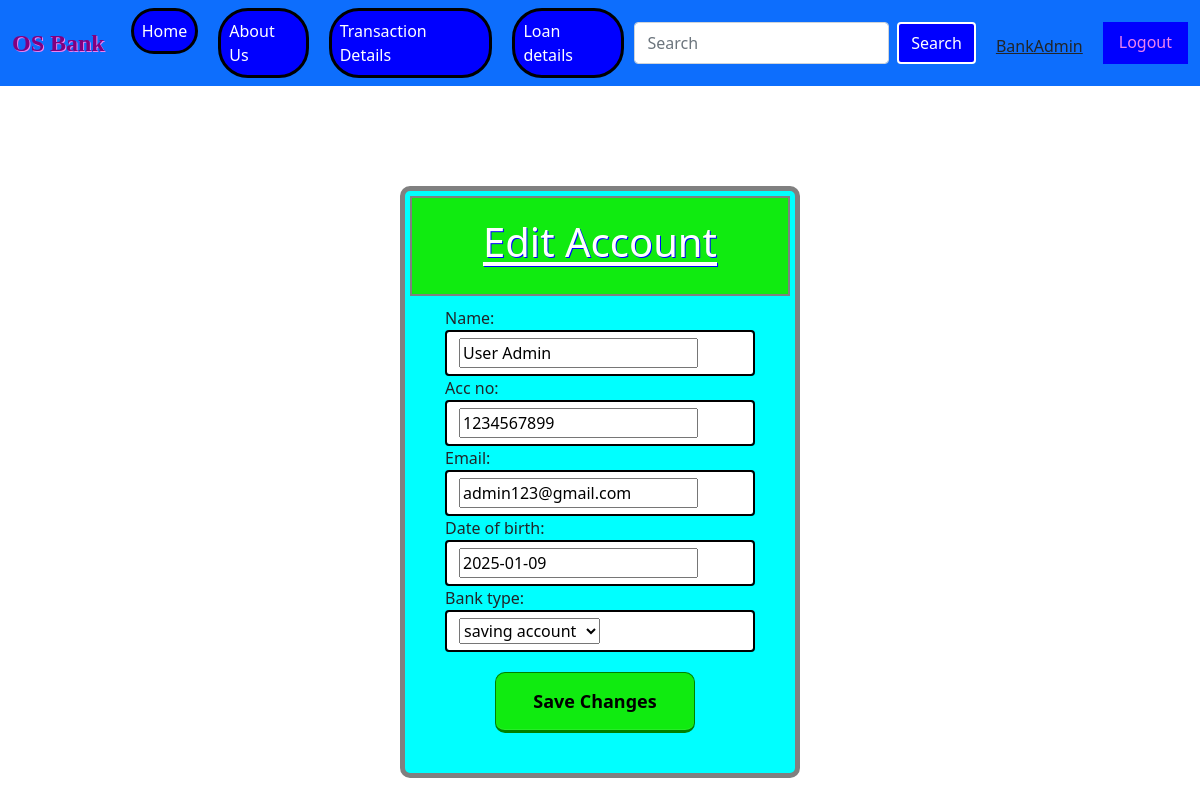
The app's page /Edit_Account (signed in) with its own data.
### bankapp/models.py (models this page shows)
class Bankupload(models.Model):
    user = models.OneToOneField(User, on_delete = models.CASCADE, null=True)
    name = models.CharField(max_length = 100)
    acc_no = models.CharField(max_length = 10, primary_key=True)
    email = models.EmailField(max_length = 254, null=True, blank=True)
    date_of_birth = models.DateField()
    amount = models.FloatField()
    bank_type = models.CharField(max_length = 15, choices = bank_type_choices)
    loan = models.FloatField(default = 0, null = True, blank = True)
    updated = models.DateTimeField(auto_now=True)
    created = models.DateTimeField(auto_now_add=True)

### bankapp/views.py (the view)
# urls.py: path('Edit_Account', edit_account, name = "Edit_Account"),
@login_required(login_url = 'login')
def edit_account(request):
    user = request.user
    account = Bankupload.objects.all().get(user=user)
    editForm = EditForm(instance = account)
    if request.method == 'POST':
        editForm = EditForm(request.POST, instance = account)
        if editForm.is_valid():
            editForm.save()
            return redirect('home')
    context = {'editForm': editForm}
    return render(request, 'EditAccount.html', context)

### bankapp/forms.py
class EditForm(forms.ModelForm):
    class Meta:
        model = Bankupload
        fields = ['name', 'acc_no', 'email', 'date_of_birth', 'bank_type']

### Templates/EditAccount.html (shortened to what this page needs)
{% extends 'main.html' %}
{% block body_block %}
{% load static %}
<form action="" method="post">
    <div class="form-group-lg">
        <div class="form-outline-lg">
            <h1 style="text-transform: capitalize;">Edit Account</h1>
        </div>
        {{editForm.name.label_tag}}
        <div class="form-control" style="border: 2px solid black;">{{editForm.name}}</div>
        {{editForm.acc_no.label_tag}}
        <div class="form-control" style="border: 2px solid black;">{{editForm.acc_no}}</div>
        {{editForm.email.label_tag}}
        <div class="form-control" style="border: 2px solid black;">{{editForm.email}}</div>
        {{editForm.date_of_birth.label_tag}}
        <div class="form-control" style="border: 2px solid black;">{{editForm.date_of_birth}}</div>
        {{editForm.bank_type.label_tag}}
        <div class="form-control" style="border: 2px solid black;">{{editForm.bank_type}}</div>
        <button type="submit" class="submit-button c-button" id="id_4">Save Changes</button>
    </div>
</form>
{% endblock %}

### Templates/main.html (shortened to what this page needs)
{% load static %}
<!DOCTYPE html>
<html lang="en">
<head>
    <link href="https://cdn.jsdelivr.net/npm/bootstrap@5.0.2/dist/css/bootstrap.min.css" rel="stylesheet">
</head>
<body>
    <nav class="navbar navbar-expand-lg navbar-light bg-primary">
        <div class="container-fluid">
          <a class="navbar-brand" id="id1" href="#">OS Bank</a>
          <div class="collapse navbar-collapse" id="navbarSupportedContent">
            <ul class="navbar-nav me-auto mb-2 mb-lg-0" id="nav-bar">
              <li class="nav-item">
                <a class="nav-link active" aria-current="page" href="{% url 'home' %}">Home</a>
              </li>
              <li class="nav-item">
                <a class="nav-link active" aria-current="page" href="{% url 'about' %}">About Us</a>
              </li>
              {% if user.is_authenticated %}
              <li class="nav-item">
                <a class="nav-link active" aria-current="page" href="{% url 'trans_details' %}">Transaction Details</a>
              </li>
              <li class="nav-item">
                <a class="nav-link active" aria-current="page" href="{% url 'loan_EMI' %}">Loan details</a>
              </li>
              {% endif %}
            </ul>
            <form class="d-flex">
              <input class="form-control me-2" type="search" placeholder="Search" aria-label="Search">
              <button class="btn btn-outline-success" type="submit" style="color: white; border: 2px solid; background-color: blue;">Search</button>
              {% if user.is_authenticated %}
              <h6 class="mb-6" style="text-decoration: underline; margin-left: 20px; margin-top: 15px;">{{user.username}}</h6>
              <a class="nav-link" id="id_1" href="{% url 'logout' %}">Logout</a>
              {% else %}
              <a class="nav-link" id="id_1" href="{% url 'login' %}">Login</a>
              {% endif %}
            </form>
          </div>
        </div>
      </nav>
      <div class="body">
        {% block body_block %}
        {% endblock %}
      </div>
</body>
</html>

### Templates/main.html (style rules this page uses)
#id1 { color: purple; font-size: x-large; font-family: serif; font-weight: bolder; text-shadow: 1px 1px violet; }
.submit-button { margin: 40px auto; padding: 20px 40px; color: black; background-color: grey; font-size: 18px; text-align: center; font-style: normal; border-radius: 10px; width: 100%; border: 5px solid green; border-width: 1px 1px 3px; box-shadow: 0 -1px 0 rgba(255,255,255,0.1) inset; margin-bottom: 10px; max-width: 200px; margin-left: 100px; font-weight: bolder; }
#id_1 { background-color: blue; color: violet; border: 20px auto; margin-left: 20px; cursor: pointer; }
.form-group-lg { max-width: 400px; margin: 100px auto; padding: 20px 40px; background: aqua; border-radius: 10px; border: 5px solid grey; text-underline-offset: 5px; }
.form-outline-lg { text-align: center; color: white; text-decoration: underline solid; text-shadow: 1px 1px blue; font-weight: bolder; border: 2px solid gray; background-color: rgb(16, 235, 16); margin-bottom: 10px; margin-left: -35px; margin-right: -35px; margin-top: -15px; padding-bottom: 20px; padding-top: 20px; }
.c-button { padding: 15px 15px 15px 15px; color: black; background-color: grey; font-size: 18px; text-align: center; font-style: normal; border-radius: 10px; width: 100%; border: 5px solid green; border-width: 1px 1px 3px; box-shadow: 0 -1px 0 rgba(255,255,255,0.1) inset; max-width: 200px; margin-top: 20px; margin-bottom: 20px; margin-left: 50px; font-weight: bolder; }
#id_4 { cursor: pointer; background-color: rgb(16, 235, 16); max-width: 200px; }
#nav-bar li a { border: 3px solid black; color: white; background-color: blue; margin-left: 10px; margin-right: 10px; border-radius: 30px; }

### records on screen
Bankupload: name "User Admin", acc_no "1234567899", email "admin123@gmail.com", date_of_birth "2025-01-09", bank_type "saving account"

### other values on screen
{{ user.username }} "BankAdmin"
{{ editForm.name.label_tag }} "Name:"
{{ editForm.acc_no.label_tag }} "Acc no:"
{{ editForm.email.label_tag }} "Email:"
{{ editForm.date_of_birth.label_tag }} "Date of birth:"
{{ editForm.bank_type.label_tag }} "Bank type:"
